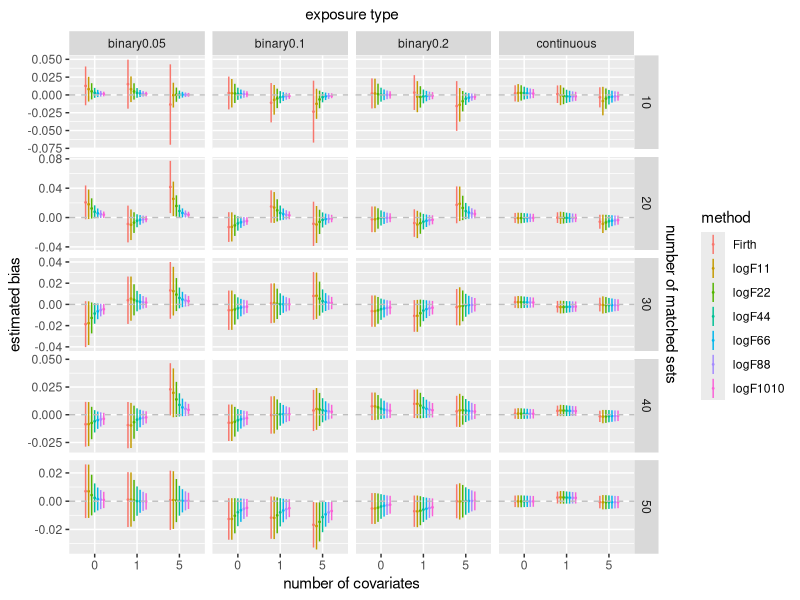
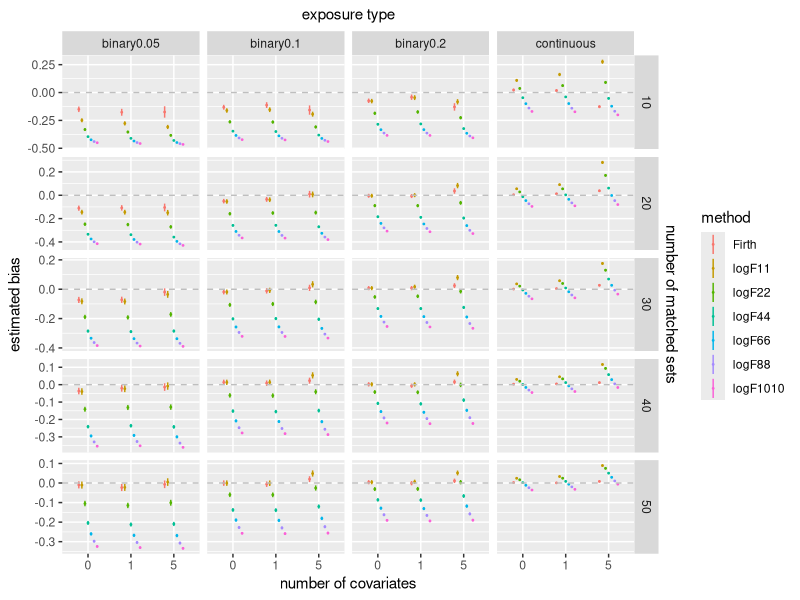
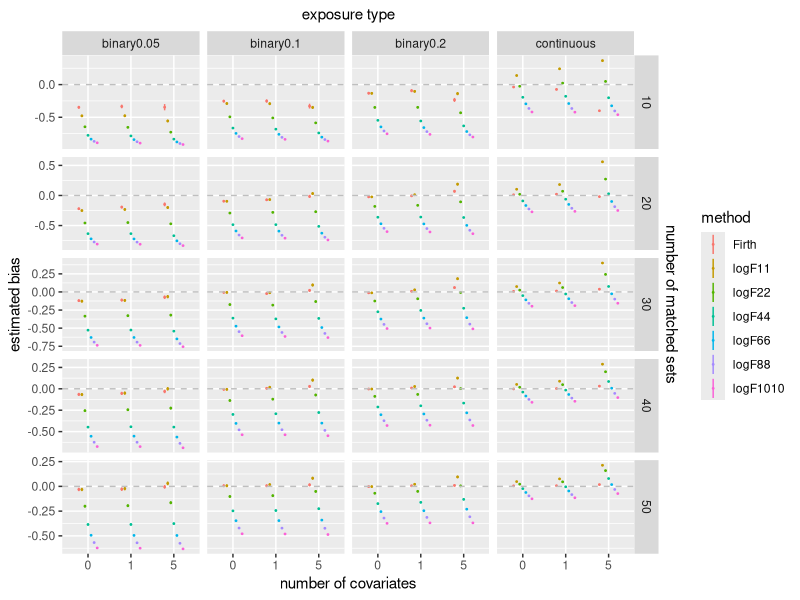
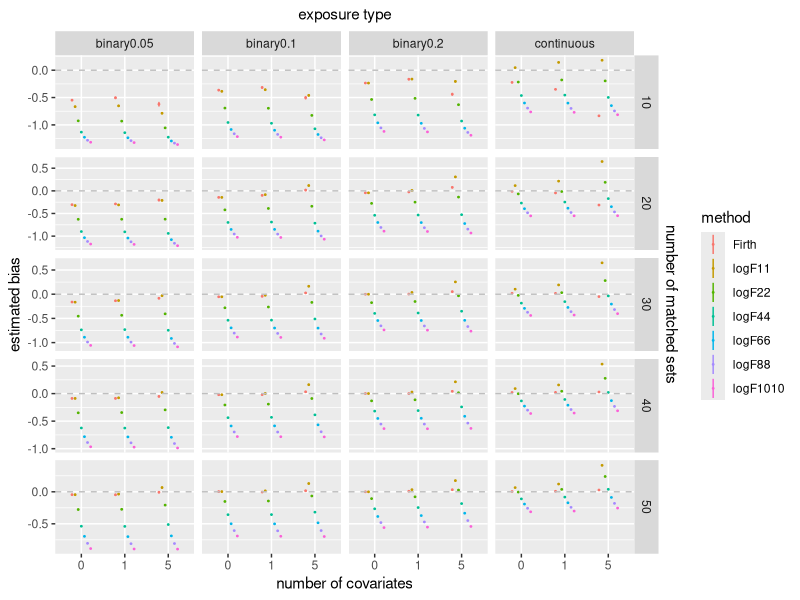
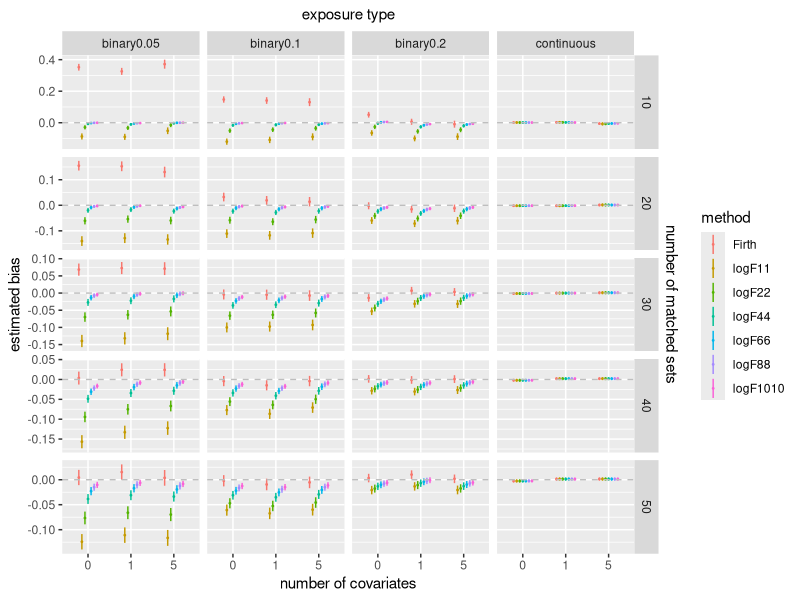
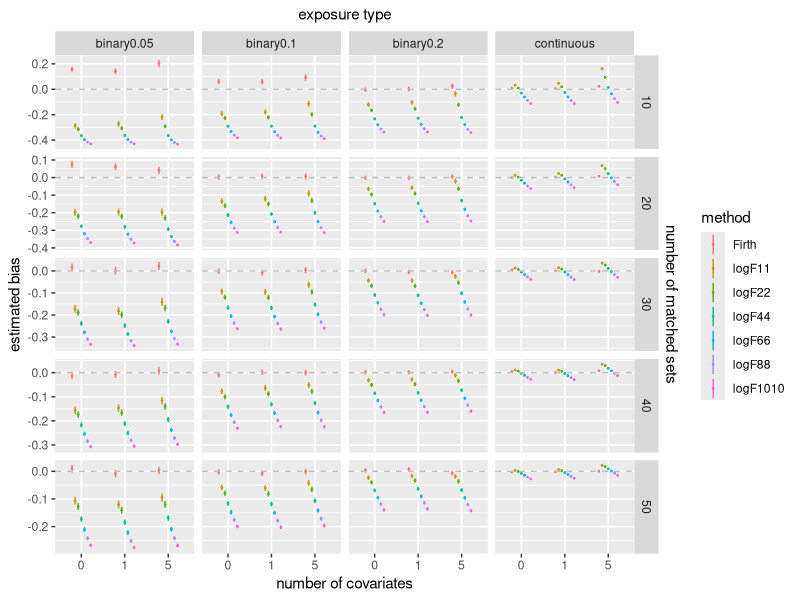
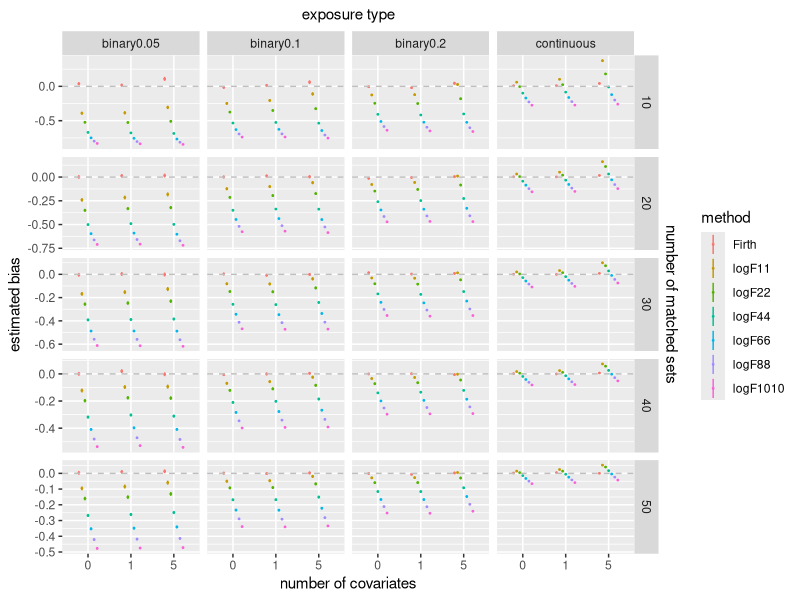
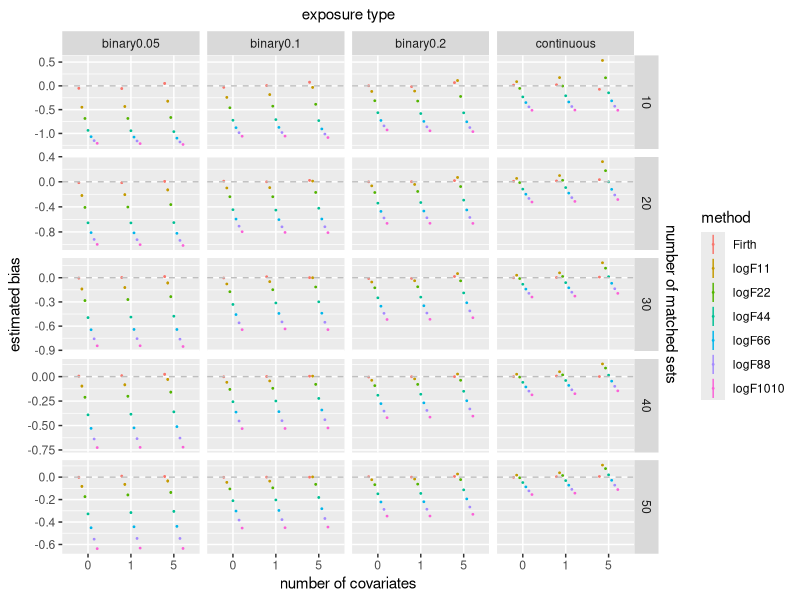

These figures' R source, in order:
## ---- chunk 1
knitr::opts_chunk$set(echo = TRUE)
## ---- chunk 2
library(tidyverse)
## ---- chunk 3
res <- read.table("simres.txt",header=TRUE)
# make sure simultion config parameters are all factors
for(col in c("method","ConCaseRatio","nmatch","exptype","beta","ncov")) {
  res[,col] <- factor(res[,col])
}
# Alphabetically the factor level "logF1010" of the method variable
# comes before the other logF's. Move this level to the end.
res$method <- fct_relevel(res$method,"logF1010",after=Inf)
## ---- chunk 4
resCLR <- filter(res,method=="CLR",ConCaseRatio==1,beta==1,exptype=="binary0.1")
round(xtabs(bias ~ ncov + nmatch,data=resCLR),4)
## ---- chunk 5
plotres <- function(ConCaseRatio,beta,filename) {
  pos.dodge <- 0.5
  #plotdat <- res[res$ConCaseRatio==ConCaseRatio&res$beta==beta&res$method!="CLR",]
  plotdat <- res[res$ConCaseRatio==ConCaseRatio&res$beta==beta&res$method!="CLR",]
  droplevels(plotdat)
  p <- ggplot(plotdat,aes(x=ncov,y=bias,color=method)) +
   scale_y_continuous(sec.axis = sec_axis(~ . , name = "number of matched sets",breaks = NULL,labels = NULL)) +
   geom_point(position=position_dodge(pos.dodge),size=.3) +
   geom_linerange(aes(ymin=bias-2*bias.SE,ymax=bias+2*bias.SE),
                 position=position_dodge(pos.dodge)) +
   geom_hline(yintercept=0.0, linetype="dashed", color = "grey") +
   facet_grid(nmatch~exptype,scales="free") + xlab("number of covariates")+ ylab("estimated bias") +
   #facet_grid(nmatch~.,scales="free") + xlab("number of covariates")+ ylab("estimated bias") +
   ggtitle("exposure type") +
  theme(plot.title = element_text(hjust = 0.5, size = 11))
  print(p)
  biasdat <- plotdat[plotdat$bias-2*plotdat$bias.SE >00 | plotdat$bias+2*plotdat$bias.SE <0,c(1:6,8:9)]
  ggsave(file=filename,plot=p,device="eps")
  invisible(biasdat)
}

plotres(1,0,"bias_1to1_beta0.eps") #slight pos bias for 5 covs, nmatch=20
plotres(1,0.5,"bias_1to1_beta0.5.eps") #slight pos bias for 5 covs, nmatch=20
plotres(1,1,"bias_1to1_beta1.0.eps") #slight pos bias for 5 covs, nmatch=20
plotres(1,1.5,"bias_1to1_beta1.5.eps") #slight pos bias for 5 covs, nmatch=20

plotres(4,0,"bias_1to4_beta0.eps")
plotres(4,0.5,"bias_1to4_beta0.5.eps")
plotres(4,1,"bias_1to4_beta1.0.eps")
plotres(4,1.5,"bias_1to4_beta1.5.eps")
## ---- chunk 6
plotres.select <- function(ConCaseRatio,beta,filename) {
  pos.dodge <- 0.5
  plotdat <- res[res$ConCaseRatio==ConCaseRatio&res$beta==beta&res$method!="CLR"& (res$nmatch==10|res$nmatch==30)&(res$exptype=="binary0.1"|res$exptype=="continuous"),]
  droplevels(plotdat)
  p <- ggplot(plotdat,aes(x=ncov,y=bias,color=method)) +
   scale_y_continuous(sec.axis = sec_axis(~ . , name = "number of matched sets",breaks = NULL,labels = NULL)) +
   geom_point(position=position_dodge(pos.dodge),size=.3) +
   geom_linerange(aes(ymin=bias-2*bias.SE,ymax=bias+2*bias.SE),
                 position=position_dodge(pos.dodge)) +
   geom_hline(yintercept=0.0, linetype="dashed", color = "grey") +
   facet_grid(nmatch~exptype,scales="free") + xlab("number of covariates")+ ylab("estimated bias") +
   #facet_grid(nmatch~.,scales="free") + xlab("number of covariates")+ ylab("estimated bias") +
   ggtitle("exposure type") +
  theme(plot.title = element_text(hjust = 0.5, size = 11))
  print(p)
  biasdat <- plotdat[plotdat$bias-2*plotdat$bias.SE >00 | plotdat$bias+2*plotdat$bias.SE <0,c(1:6,8:9)]
  ggsave(file=filename,plot=p,device="eps")
  invisible(biasdat)
}
plotres.select(1,1,"bias1.eps")
## ---- chunk 7
# filter by matching ratio and number of matched sets
pos.dodge <- 0.5
filter(res,ConCaseRatio==1,beta==1,nmatch==30,exptype=="continuous",
       method=="Firth"|method=="logF66"|method=="logF88") %>%
  ggplot(aes(x=ncov,y=bias,color=method)) +
  geom_point(position=position_dodge(pos.dodge),size=.3) +
  geom_linerange(aes(ymin=bias-2*bias.SE,ymax=bias+2*bias.SE),
                 position=position_dodge(pos.dodge))

filter(res,ConCaseRatio==4,beta==1,nmatch==30,exptype=="continuous",
       method=="Firth"|method=="logF66"|method=="logF88") %>%
  ggplot(aes(x=ncov,y=bias,color=method)) +
  geom_point(position=position_dodge(pos.dodge),size=.3) +
  geom_linerange(aes(ymin=bias-2*bias.SE,ymax=bias+2*bias.SE),
                 position=position_dodge(pos.dodge))
## ---- chunk 8
filter(res,ConCaseRatio==1,beta==1,nmatch==30,exptype!="continuous",
             method=="Firth"|method=="logF11"|method=="logF22") %>%
  ggplot(aes(x=ncov,y=bias,color=method)) +
  geom_point(position=position_dodge(pos.dodge),size=.3) +
  geom_linerange(aes(ymin=bias-2*bias.SE,ymax=bias+2*bias.SE),position=position_dodge(pos.dodge)) +
  facet_grid(exptype~.,scales="free") 

filter(res,ConCaseRatio==4,beta==1,nmatch==30,exptype!="continuous",
             method=="Firth"|method=="logF11"|method=="logF22") %>%
  ggplot(aes(x=ncov,y=bias,color=method)) +
  geom_point(position=position_dodge(pos.dodge),size=.3) +
  geom_linerange(aes(ymin=bias-2*bias.SE,ymax=bias+2*bias.SE),position=position_dodge(pos.dodge)) +
  facet_grid(exptype~.,scales="free") 
## ---- chunk 9
filter(res,ConCaseRatio==1,exptype == "binary0.05") %>%
  ggplot(aes(x=beta,y=bias,color=method)) +
  geom_point(position=position_dodge(pos.dodge),size=.3) +
  geom_linerange(aes(ymin=bias-2*bias.SE,ymax=bias+2*bias.SE),
                 position=position_dodge(pos.dodge))  +
  #geom_hline(yintercept=0.05, linetype="dashed", color = "grey") +
  facet_grid(nmatch~ncov, scale="free") +
  ggtitle("1:1 matching, binary exposure w/ prevalence 0.05")
filter(res,ConCaseRatio==4,exptype == "binary0.05") %>%
  ggplot(aes(x=beta,y=bias,color=method)) +
  geom_point(position=position_dodge(pos.dodge),size=.3) +
  geom_linerange(aes(ymin=bias-2*bias.SE,ymax=bias+2*bias.SE),
                 position=position_dodge(pos.dodge))  +
  #geom_hline(yintercept=0.05, linetype="dashed", color = "grey") +
  facet_grid(nmatch~ncov, scale="free") +
  ggtitle("1:4 matching, binary exposure w/ prevalence 0.05")
##----------------
filter(res,ConCaseRatio==1,exptype == "binary0.1") %>%
  ggplot(aes(x=beta,y=bias,color=method)) +
  geom_point(position=position_dodge(pos.dodge),size=.3) +
  geom_linerange(aes(ymin=bias-2*bias.SE,ymax=bias+2*bias.SE),
                 position=position_dodge(pos.dodge))  +
  #geom_hline(yintercept=0.05, linetype="dashed", color = "grey") +
  facet_grid(nmatch~ncov, scale="free") +
  ggtitle("1:1 matching, binary exposure w/ prevalence 0.1")
filter(res,ConCaseRatio==4,exptype == "binary0.1") %>%
  ggplot(aes(x=beta,y=bias,color=method)) +
  geom_point(position=position_dodge(pos.dodge),size=.3) +
  geom_linerange(aes(ymin=bias-2*bias.SE,ymax=bias+2*bias.SE),
                 position=position_dodge(pos.dodge))  +
  #geom_hline(yintercept=0.05, linetype="dashed", color = "grey") +
  facet_grid(nmatch~ncov, scale="free") +
  ggtitle("1:4 matching, binary exposure w/ prevalence 0.1")
##----------------
filter(res,ConCaseRatio==1,exptype == "binary0.2") %>%
  ggplot(aes(x=beta,y=bias,color=method)) +
  geom_point(position=position_dodge(pos.dodge),size=.3) +
  geom_linerange(aes(ymin=bias-2*bias.SE,ymax=bias+2*bias.SE),
                 position=position_dodge(pos.dodge))  +
  #geom_hline(yintercept=0.05, linetype="dashed", color = "grey") +
  facet_grid(nmatch~ncov, scale="free") +
  ggtitle("1:1 matching, binary exposure w/ prevalence 0.2")
filter(res,ConCaseRatio==4,exptype == "binary0.2") %>%
  ggplot(aes(x=beta,y=bias,color=method)) +
  geom_point(position=position_dodge(pos.dodge),size=.3) +
  geom_linerange(aes(ymin=bias-2*bias.SE,ymax=bias+2*bias.SE),
                 position=position_dodge(pos.dodge))  +
  #geom_hline(yintercept=0.05, linetype="dashed", color = "grey") +
  facet_grid(nmatch~ncov, scale="free") +
  ggtitle("1:4 matching, binary exposure w/ prevalence 0.2")
##----------------
filter(res,ConCaseRatio==1,exptype == "continuous") %>%
  ggplot(aes(x=beta,y=bias,color=method)) +
  geom_point(position=position_dodge(pos.dodge),size=.3) +
  geom_linerange(aes(ymin=bias-2*bias.SE,ymax=bias+2*bias.SE),
                 position=position_dodge(pos.dodge))  +
  #geom_hline(yintercept=0.05, linetype="dashed", color = "grey") +
  facet_grid(nmatch~ncov, scale="free") +
  ggtitle("1:1 matching, continuous")
filter(res,ConCaseRatio==4,exptype == "continuous") %>%
  ggplot(aes(x=beta,y=bias,color=method)) +
  geom_point(position=position_dodge(pos.dodge),size=.3) +
  geom_linerange(aes(ymin=bias-2*bias.SE,ymax=bias+2*bias.SE),
                 position=position_dodge(pos.dodge))  +
  #geom_hline(yintercept=0.05, linetype="dashed", color = "grey") +
  facet_grid(nmatch~ncov) +
   ylim(0,1) +
  ggtitle("1:4 matching, continuous exposure")
